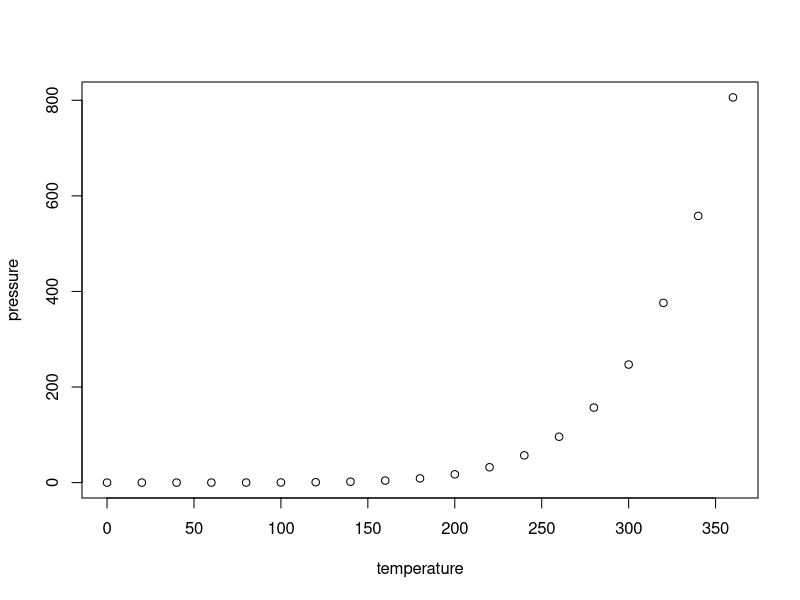
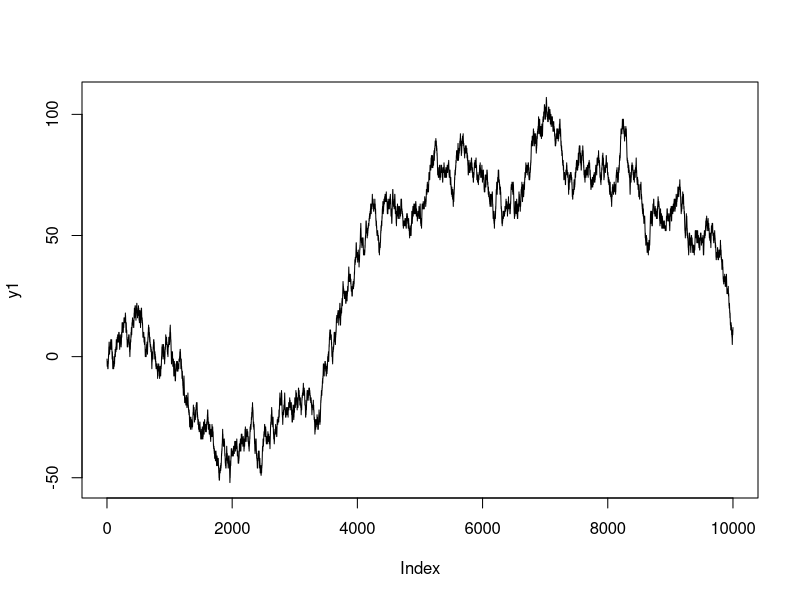

Write R code to recreate these figures, in order.
## ---- chunk 1
knitr::opts_chunk$set(echo = TRUE)
## ---- chunk 2
summary(cars)
## ---- chunk 3
plot(pressure)
x1 <- sample(c(1,-1), 10000, replace=TRUE)
y1 <- cumsum(x1)
plot(y1, type="l")
